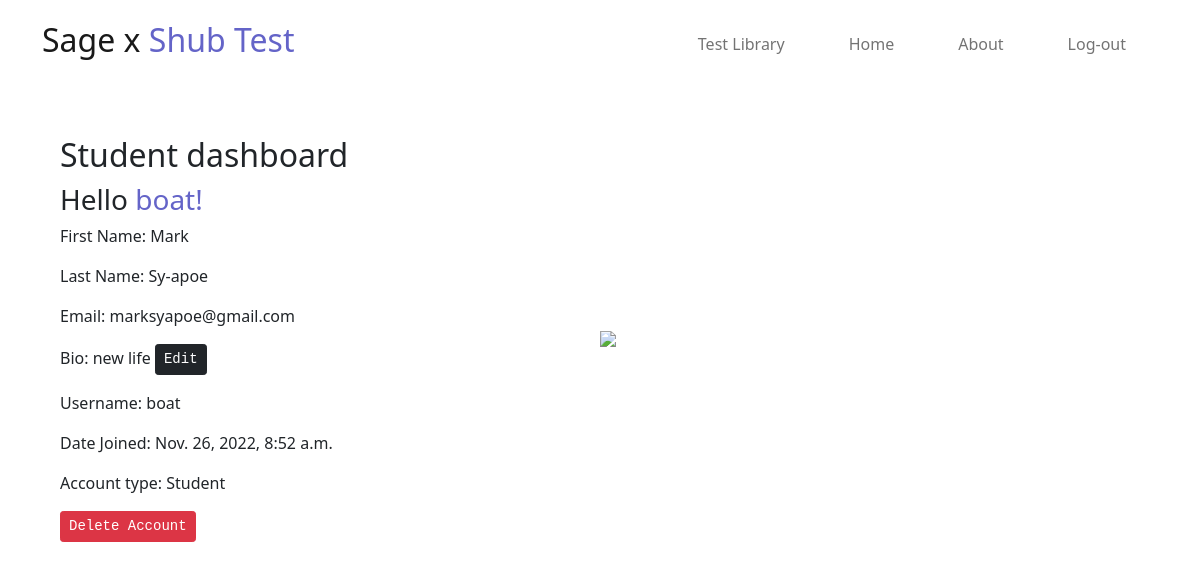
The app's page /profile/ (signed in) with its own data.
### account/models.py (models this page shows, shortened)
class Account(AbstractBaseUser):
	email 			= models.EmailField(verbose_name="email", max_length=60, unique=True)
	first_name 		= models.CharField(max_length=30, null=True)
	last_name 		= models.CharField(max_length=30, null=True)
	username 		= models.CharField(max_length=30, unique=True)
	date_joined 	= models.DateTimeField(verbose_name="date joined", auto_now_add=True)
	last_login 		= models.DateTimeField(verbose_name="last_login", auto_now=True)
	is_admin 		= models.BooleanField(default=False)
	is_active 		= models.BooleanField(default=True)
	is_staff 		= models.BooleanField(default=False)
	is_superuser 	= models.BooleanField(default=False)
	is_teacher 		= models.BooleanField(default=False)
	is_student 		= models.BooleanField(default=False)
	is_approved		= models.BooleanField(default=False)
	objects = MyAccountManager()
	USERNAME_FIELD = 'email'
	REQUIRED_FIELDS = ['username', 'first_name', 'last_name']

class Student(models.Model):
	user 	= models.OneToOneField(Account, on_delete=models.CASCADE, null=True)
	examtaken = models.IntegerField(default=0, null=True)
	exampassed = models.IntegerField(default=0, null=True)
	bio     = models.CharField(max_length=255, null=True, blank=True)
	slug	= models.SlugField(null=True, unique=True)

### account/views.py (the view, shortened to what this page needs)
# urls.py: path('profile/', views.profile, name="profile"),
def profile(request):
	user = request.user
	context = {'user': user}
	if user.is_authenticated:
		if user.is_student:
			context['student']=Student.objects.get(user=user)
			student = Student.objects.get(user=user)
			if request.method == "POST":
				student.delete()
				user.delete()
				return redirect("index")
	else:
		return redirect("index")
	return render(request, 'profile.html', context)

### templates/profile.html (shortened to what this page needs)
{% load static %}
<!DOCTYPE html>
<html>
<head>
	<link href="{% static 'css/bootstrap.min.css' %}" rel="stylesheet">
	<link href="https://cdnjs.cloudflare.com/ajax/libs/font-awesome/4.7.0/css/font-awesome.min.css" rel="stylesheet">
	<link href="{% static 'css/landpage.css' %}" rel="stylesheet">
</head>
<body>
	<nav class="navbar navbar-expand-sm bg-transparent navbar-light py-3">
			<div class="container">
				<a href="{% url 'index' %}" class="navbar-brand"><h2>Sage x <span style="color: rgb(100, 100, 200);"> Shub Test</span></h2></a>
				<div class="collapse navbar-collapse" id="navmenu">
					<ul class="navbar-nav ms-auto">
						<li class="nav-item px-4">
							<a href="{% url 'library' %}" class="nav-link">
								Test Library
							</a>
						</li>
						{% if user.is_authenticated %}
						<li class="nav-item px-4">
							<a href="{% url 'index' %}" class="nav-link">
								Home
							</a>
						</li>
						<li class="nav-item px-4">
							<a href="{% url 'profile' %}" class="nav-link">
								About
							</a>
						</li>
						<li class="nav-item px-4">
							<a href="{% url 'logout' %}" class="nav-link">
								Log-out
							</a>
						</li>
						{% endif %}
					</ul>
				</div>
			</div>
		</nav>
	{% if user.is_authenticated %}
		{% if user.is_student %}
			<section class="bg-transparent text-dark p-5 text-center text-md-start">
				<div class="container">
					<div class="d-sm-flex align-items-center justify-content-between">
						<div>
							<h2>Student dashboard</h2>
							<h3>Hello <span style="color: rgb(100, 100, 200);">{{user.username}}!</span></h3>
	            			<p>First Name: {{user.first_name}}</p>
							<p>Last Name: {{user.last_name}}</p>
							<p>Email: {{user.email}}</p>
							<p>Bio: {{student.bio}} <a href="{% url 'edit_bio' %}"><button class="btn btn-dark btn-sm"> Edit</button></a></p>
							<p>Username: {{user.username}}</p>
							<p>Date Joined: {{user.date_joined}}</p>
							<p>Account type: Student</p>
							<div class="del"><button class="btn btn-danger btn-sm" onclick="document.getElementById('back').style.height='100px'">Delete Account</button></div>
						</div>
						<img src="{% static 'img/software-engineer.svg' %}" class="img-fluid ms-auto w-50 d-md-block d-none" />
					</div>
				</div>
			</section>
		{% else %}
			<h2>undefined</h2>
		{% endif %}
	{% endif %}
</body>
</html>

### account/static/css/landpage.css (style rules this page uses)
button { font-family: monospace; }
a { color: red; }

### records on screen
Account: username "boat", first_name "Mark", last_name "Sy-apoe", email "marksyapoe@gmail.com", date_joined "Nov. 26, 2022, 8:52 a.m."
Student: bio "new life"
